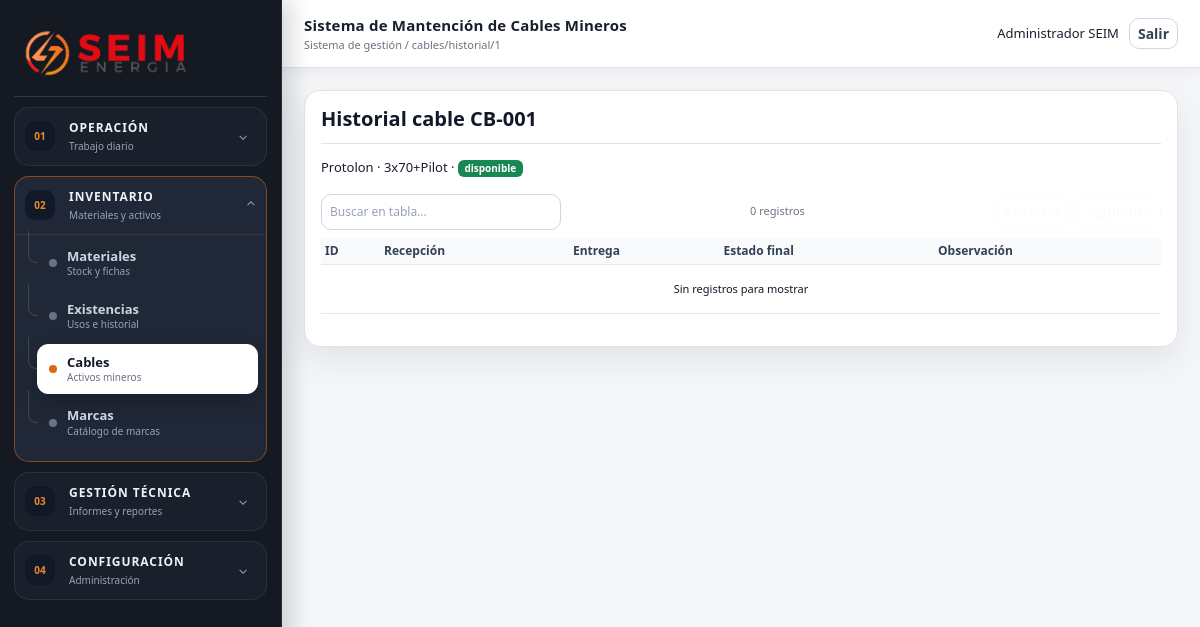
/public/cables/historial/1 (signed in), run on the app's committed database.
### tables this page shows
CREATE TABLE cables(id INT AUTO_INCREMENT PRIMARY KEY,numero_cable VARCHAR(80) NOT NULL UNIQUE,marca_id INT,calibre VARCHAR(80),tipo_enchufe VARCHAR(120),aislacion VARCHAR(120),largo DECIMAL(10,2),capacidad_aislacion VARCHAR(120),imagen VARCHAR(255),estado ENUM('disponible','en reparación','entregado','dado de baja') DEFAULT 'disponible',observacion TEXT,created_at TIMESTAMP NULL,updated_at TIMESTAMP NULL,deleted_at TIMESTAMP NULL,FOREIGN KEY(marca_id) REFERENCES marcas_cable(id),INDEX idx_cable_estado(estado));

CREATE TABLE marcas_cable(id INT AUTO_INCREMENT PRIMARY KEY,nombre VARCHAR(100) NOT NULL UNIQUE,estado ENUM('activo','inactivo') DEFAULT 'activo',created_at TIMESTAMP NULL,updated_at TIMESTAMP NULL,deleted_at TIMESTAMP NULL);

### app/Core/App.php (called while the page is built, shortened)
<?php
final class App { private static array $config; private static ?PDO $pdo=null; public static function boot(array $config): void { self::$config=$config; } public static function config(string $key, mixed $default=null): mixed { return self::$config[$key] ?? $default; } public static function db(): PDO { if(!self::$pdo){ $db=self::$config['db']; $dsn="mysql:host={$db['host']};dbname={$db['name']};charset={$db['charset']}"; self::$pdo=new PDO($dsn,$db['user'],$db['pass'],[PDO::ATTR_ERRMODE=>PDO::ERRMODE_EXCEPTION,PDO::ATTR_DEFAULT_FETCH_MODE=>PDO::FETCH_ASSOC]); } return self::$pdo; } }

### app/Core/Controller.php (called while the page is built, shortened)
<?php
abstract class Controller { protected function view(string $view,array $data=[]):void{ extract($data); $viewFile=__DIR__.'/../Views/'.$view.'.php'; require __DIR__.'/../Views/layouts/app.php'; } protected function auth():void{ if(!current_user()) redirect('login'); } protected function requirePermission(string $module,string $action='ver'):void{ $this->auth(); if(($_SESSION['user']['rol']??'')==='Super Administrador') return; $perms=$_SESSION['permissions'][$module]??[]; if(empty($perms[$action])) { http_response_code(403); exit('Sin permisos'); } } protected function uploadImage(string $field,string $dir):?string{ if(empty($_FILES[$field]['name'])) return null; $cfg=App::config('image_mimes'); $tmp=$_FILES[$field]['tmp_name']; $mime=mime_content_type($tmp); if(!isset($cfg[$mime]) || $_FILES[$field]['size']>App::config('upload_max_bytes')) throw new \RuntimeException('Imagen inválida: use JPG, PNG o WEBP de máximo 3 MB.'); $name=bin2hex(random_bytes(12)).'.'.$cfg[$mime]; if(!is_dir(__DIR__.'/../../public/uploads/'.$dir)) mkdir(__DIR__.'/../../public/uploads/'.$dir,0775,true); move_uploaded_file($tmp,__DIR__.'/../../public/uploads/'.$dir.'/'.$name); return 'uploads/'.$dir.'/'.$name; } }

### app/Controllers/CatalogController.php (called while the page is built, shortened)
<?php
class CatalogController extends Controller {
 public function historial($id):void{$this->requirePermission('Cables');$m=new BaseCatalog;$cable=$m->fetch('SELECT c.*, mc.nombre marca FROM cables c LEFT JOIN marcas_cable mc ON mc.id=c.marca_id WHERE c.id=?',[$id]);$informes=$m->fetchAll('SELECT * FROM informes_cable WHERE cable_id=? ORDER BY id DESC',[$id]);$this->view('cables/historial',compact('cable','informes'));}
}

### public/index.php (called while the page is built, shortened)
<?php
require_once __DIR__ . '/../app/Core/helpers.php';
spl_autoload_register(function (string $class): void {
    $prefix = 'App\\';
    if (str_starts_with($class, $prefix)) {
        $path = __DIR__ . '/../app/' . str_replace('\\', '/', substr($class, strlen($prefix))) . '.php';
    }
});
$router = new App\Core\Router();
$router->dispatch($_SERVER['REQUEST_METHOD'], parse_url($_SERVER['REQUEST_URI'], PHP_URL_PATH) ?: '/');

### app/Core/Model.php (called while the page is built, shortened)
<?php
abstract class Model { protected \PDO $db; public function __construct(){ $this->db=App::db(); } public function fetchAll(string $sql,array $p=[]):array{ $s=$this->db->prepare($sql); $s->execute($p); return $s->fetchAll(); } public function fetch(string $sql,array $p=[]):?array{ $s=$this->db->prepare($sql); $s->execute($p); return $s->fetch()?:null; } public function execSql(string $sql,array $p=[]):bool{ $s=$this->db->prepare($sql); return $s->execute($p); } }

### app/Views/cables/historial.php (the view)
<div class="card-dark"><h5>Historial cable <?= e($cable['numero_cable']??'') ?></h5><p><?= e($cable['marca']??'') ?> · <?= e($cable['calibre']??'') ?> · <?= badge($cable['estado']??'') ?></p><table class="table table-dark table-sm datatable"><thead><tr><th>ID</th><th>Recepción</th><th>Entrega</th><th>Estado final</th><th>Observación</th></tr></thead><tbody><?php foreach($informes as $i): ?><tr><td><?= $i['id'] ?></td><td><?= e($i['fecha_recepcion_cable']) ?></td><td><?= e($i['fecha_entrega_cable']) ?></td><td><?= e($i['estado_operativo']) ?></td><td><?= e($i['observacion_final']) ?></td></tr><?php endforeach; ?></tbody></table></div>

### app/Core/Router.php (shortened to what this page needs)
<?php
final class Router
{
    private array $routes = [];
    private function add($m, $p, $a): void { $this->routes[$m][] = ['p' => trim($p, '/'), 'a' => $a]; }
    private function normalizePath(string $uri): string
    {
        $path = trim($uri, '/');
        $base = trim(parse_url(App::config('base_url'), PHP_URL_PATH) ?: '', '/');
        $projectBase = trim(dirname('/' . $base), '/.');
        foreach (array_filter([$base, $projectBase]) as $prefix) {
            if (str_starts_with($path, $prefix . '/')) {
                $path = trim(substr($path, strlen($prefix)), '/');
                break;
            }
        }
        return $path;
    }
    public function dispatch(string $method, string $uri): void
    {
        $path = $this->normalizePath($uri);
        foreach ($this->routes[$method] ?? [] as $r) {
            $regex = '#^' . preg_replace('#\{([a-z_]+)\}#', '(?P<$1>[^/]+)', $r['p']) . '$#';
            if (preg_match($regex, $path, $m)) {
                [$c, $fn] = $r['a'];
                $params = array_filter($m, 'is_string', ARRAY_FILTER_USE_KEY);
                (new $c)->$fn(...array_values($params));
                return;
            }
        }
    }
}

### app/Core/helpers.php (shortened to what this page needs)
<?php
function e(?string $v): string { return htmlspecialchars((string)$v, ENT_QUOTES, 'UTF-8'); }
function badge(string $estado): string { $map=['activo'=>'success','inactivo'=>'secondary','disponible'=>'success','en reparación'=>'warning','entregado'=>'info','dado de baja'=>'danger','borrador'=>'secondary','finalizado'=>'success','anulado'=>'danger','activa'=>'warning','cerrada'=>'success','crítico'=>'danger','critico'=>'danger','bajo'=>'warning','normal'=>'success']; return '<span class="badge text-bg-'.($map[$estado]??'secondary').'">'.e($estado).'</span>'; }

### public/assets/css/app.css (style rules this page uses)
:root { --bg:#f4f6f8;--bg-soft:#eef1f5;--side:#151922;--side-2:#1d2430;--card:#ffffff;--card-2:#f9fafb;--input:#ffffff;--text:#17202c;--text-inverse:#f8fafc;--muted:#6b7280; --brand-orange:#d96716;--brand-orange-2:#f08a24;--brand-red:#b91c1c;--brand-gray:#6f737b;--green:#d96716;--olive:#d99a22;--blue:#2563eb;--red:#b91c1c; --line:#dfe4ea;--line-dark:rgba(255,255,255,.12);--shadow:0 14px 34px rgba(15,23,42,.08) }
* { box-sizing:border-box }
body { background:var(--bg);color:var(--text);font-size:13px;min-height:100vh }
.card-dark,.panel,.kpi { background:var(--card);border:1px solid var(--line);border-radius:16px;padding:16px;box-shadow:var(--shadow) }
.table { font-size:12px }
.badge { font-size:10px }
.table-dark { --bs-table-bg:transparent;--bs-table-color:#111827;--bs-table-border-color:#e5e7eb;vertical-align:middle }
.table th,.table td { vertical-align:middle;white-space:nowrap }
.table th { text-align:left;color:#334155;background:#f8fafc }
.card-dark h5,.card-dark h6 { display:flex;align-items:center;min-height:24px;margin-bottom:14px;color:#111827;font-weight:800 }
.card-dark h5 { padding-bottom:12px;border-bottom:1px solid var(--line) }

### data on the page
cables: numero_cable "CB-001", marca.nombre "Protolon", calibre "3x70+Pilot", estado "disponible"

### other printed values
$group['icon'] "01"
$group['label'] "OPERACIÓN"
$group['summary'] "Trabajo diario"
$group['icon'] "02"
$group['label'] "INVENTARIO"
$group['summary'] "Materiales y activos"
$t "Materiales"
$desc "Stock y fichas"
$t "Existencias"
$desc "Usos e historial"
$t "Cables"
$desc "Activos mineros"
$t "Marcas"
$desc "Catálogo de marcas"
$group['icon'] "03"
